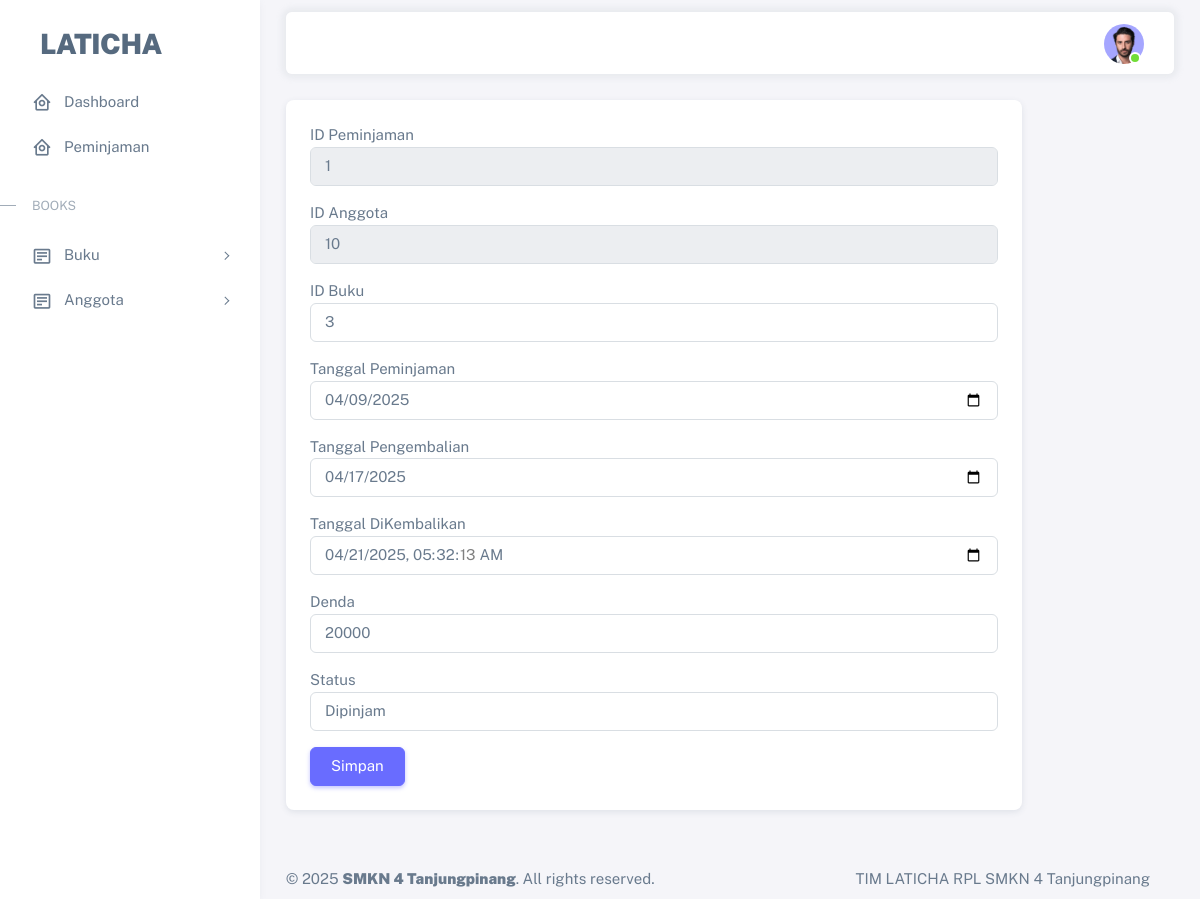
Page /edit_peminjaman.php?peminjaman_id=1 (signed in) on the committed database.
### tables this page shows
CREATE TABLE `peminjaman` (
  `peminjaman_id` int(11) NOT NULL,
  `anggota_id` int(11) NOT NULL,
  `buku_id` int(11) NOT NULL,
  `tgl_peminjaman` date DEFAULT NULL,
  `tgl_kembali` date DEFAULT NULL,
  `tgl_dikembalikan` datetime DEFAULT NULL,
  `denda` int(11) NOT NULL DEFAULT 0,
  `status` enum('dipinjam','dikembalikan') NOT NULL DEFAULT 'dipinjam'
);

### edit_peminjaman.php (the view, shortened to what this page needs)
<?php
include '.includes/header.php';
$id = $_GET['peminjaman_id'];
$query = "SELECT * FROM peminjaman WHERE peminjaman_id = $id";
$result = $conn->query($query);
if ($result->num_rows > 0) {
    $post = $result->fetch_assoc();
} else {
    echo "Post not found.";
    exit();
}
?>
<div class="container-xxl flex-grow-1 container-p-y">
     <div class="row">
        <div class="col-md-10">
            <div class="card mb-4">
                <div class="card-body">
                    <form method="POST" action="proses_peminjaman.php" enctype="multipart/form-data">
                        <div class="mb-3">
                            <label for="books_title" class="form-tabel">ID Peminjaman</label>
                            <input type="text" class="form-control"name="" value="<?=$post["peminjaman_id"]?>" disabled required>
                        </div>
                        <div class="mb-3">
                            <label for="books_title" class="form-tabel">ID Anggota</label>
                            <input type="text" class="form-control"name="" value="<?=$post["anggota_id"]?>" disabled required>
                        </div>
                        <div class="mb-3">
                            <label for="books_title" class="form-tabel">ID Buku</label>
                            <input type="text" class="form-control"name="buku_id" value="<?=$post["buku_id"]?>" required>
                        </div>
                        <div class="mb-3">
                            <label for="formFile" class="form-tabel">Tanggal Peminjaman</label>
                            <input class="form-control" type="date" name="tgl_peminjaman" value="<?=$post["tgl_peminjaman"]?>"  required>
                        </div>
                        <div class="mb-3">
                            <label for="formFile" class="form-tabel">Tanggal Pengembalian</label>
                            <input class="form-control" type="date" name="tgl_kembali" value="<?=$post["tgl_kembali"]?>" required>
                        </div>
                        <div class="mb-3">
                            <label for="formFile" class="form-tabel">Tanggal DiKembalikan</label>
                            <input class="form-control" type="datetime-local" name="tgl_dikembalikan" value="<?=$post["tgl_dikembalikan"]?>" required>
                        </div>
                        <div class="mb-3">
                            <label for="formFile" class="form-tabel">Denda</label>
                            <input class="form-control" type="number" name="denda" value="<?=$post["denda"]?>">
                        </div>
                        <div class="mb-3">
                            <label for="formFile" class="form-tabel">Status</label>
                            <select class="form-control" name="status" value="<?=$post['status']?>" >
                                <option value="Dipinjam">Dipinjam</option>
                            </select>
                        </div>
                        <button type="submit" name="update" class="btn btn-primary">Simpan</button>
                    </form>
                </div>
            </div>
        </div>
    </div>
</div>
<?php
include '.includes/footer.php';
?>

### rows in the picture
peminjaman: peminjaman_id "1", anggota "10", buku_id "3", tgl_peminjaman "04/09/2025", tgl_kembali "04/17/2025", tgl_dikembalikan "04/21/2025 05:32:13", denda "20000", status "Dipinjam"
